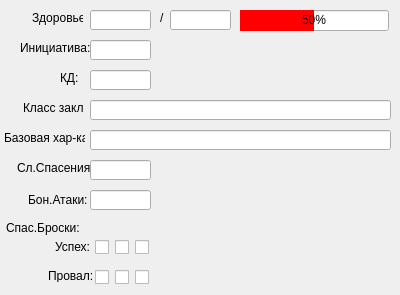
      <widget class="QWidget" name="tab_22">
       <attribute name="title">
        <string>Названия пока нету</string>
       </attribute>
       <widget class="QLabel" name="label_44">
        <property name="geometry">
         <rect>
          <x>32</x>
          <y>10</y>
          <width>51</width>
          <height>16</height>
         </rect>
        </property>
        <property name="text">
         <string>Здоровье:</string>
        </property>
       </widget>
       <widget class="QLineEdit" name="lineEdit_3">
        <property name="geometry">
         <rect>
          <x>90</x>
          <y>10</y>
          <width>61</width>
          <height>20</height>
         </rect>
        </property>
       </widget>
       <widget class="QLabel" name="label_45">
        <property name="geometry">
         <rect>
          <x>160</x>
          <y>10</y>
          <width>16</width>
          <height>16</height>
         </rect>
        </property>
        <property name="text">
         <string>/</string>
        </property>
       </widget>
       <widget class="QLineEdit" name="lineEdit_4">
        <property name="geometry">
         <rect>
          <x>170</x>
          <y>10</y>
          <width>61</width>
          <height>20</height>
         </rect>
        </property>
       </widget>
       <widget class="QProgressBar" name="progressBar">
        <property name="geometry">
         <rect>
          <x>240</x>
          <y>10</y>
          <width>149</width>
          <height>21</height>
         </rect>
        </property>
        <property name="styleSheet">
         <string notr="true">QProgressBar::chunk {
    background-color: red;
	text-align: center
}</string>
        </property>
        <property name="value">
         <number>50</number>
        </property>
        <property name="alignment">
         <set>Qt::AlignCenter</set>
        </property>
        <property name="textVisible">
         <bool>true</bool>
        </property>
        <property name="orientation">
         <enum>Qt::Horizontal</enum>
        </property>
        <property name="invertedAppearance">
         <bool>false</bool>
        </property>
        <property name="textDirection">
         <enum>QProgressBar::TopToBottom</enum>
        </property>
       </widget>
       <widget class="QLabel" name="label_46">
        <property name="geometry">
         <rect>
          <x>20</x>
          <y>40</y>
          <width>71</width>
          <height>16</height>
         </rect>
        </property>
        <property name="text">
         <string>Инициатива:</string>
        </property>
       </widget>
       <widget class="QLineEdit" name="lineEdit_33">
        <property name="geometry">
         <rect>
          <x>90</x>
          <y>40</y>
          <width>61</width>
          <height>20</height>
         </rect>
        </property>
       </widget>
       <widget class="QLabel" name="label_47">
        <property name="geometry">
         <rect>
          <x>23</x>
          <y>100</y>
          <width>61</width>
          <height>16</height>
         </rect>
        </property>
        <property name="text">
         <string>Класс закл.:</string>
        </property>
       </widget>
       <widget class="QLineEdit" name="lineEdit_54">
        <property name="geometry">
         <rect>
          <x>90</x>
          <y>100</y>
          <width>301</width>
          <height>20</height>
         </rect>
        </property>
       </widget>
       <widget class="QLabel" name="label_48">
        <property name="geometry">
         <rect>
          <x>4</x>
          <y>130</y>
          <width>81</width>
          <height>16</height>
         </rect>
        </property>
        <property name="text">
         <string>Базовая хар-ка:</string>
        </property>
       </widget>
       <widget class="QLineEdit" name="lineEdit_55">
        <property name="geometry">
         <rect>
          <x>90</x>
          <y>130</y>
          <width>301</width>
          <height>20</height>
         </rect>
        </property>
       </widget>
       <widget class="QLabel" name="label_49">
        <property name="geometry">
         <rect>
          <x>17</x>
          <y>160</y>
          <width>81</width>
          <height>16</height>
         </rect>
        </property>
        <property name="text">
         <string>Сл.Спасения:</string>
        </property>
       </widget>
       <widget class="QLineEdit" name="lineEdit_56">
        <property name="geometry">
         <rect>
          <x>90</x>
          <y>160</y>
          <width>61</width>
          <height>20</height>
         </rect>
        </property>
       </widget>
       <widget class="QLabel" name="label_60">
        <property name="geometry">
         <rect>
          <x>28</x>
          <y>190</y>
          <width>61</width>
          <height>20</height>
         </rect>
        </property>
        <property name="text">
         <string>Бон.Атаки:</string>
        </property>
       </widget>
       <widget class="QLineEdit" name="lineEdit_57">
        <property name="geometry">
         <rect>
          <x>90</x>
          <y>190</y>
          <width>61</width>
          <height>20</height>
         </rect>
        </property>
       </widget>
       <widget class="QLabel" name="label_61">
        <property name="geometry">
         <rect>
          <x>6</x>
          <y>220</y>
          <width>81</width>
          <height>16</height>
         </rect>
        </property>
        <property name="text">
         <string>Спас.Броски:</string>
        </property>
       </widget>
       <widget class="QLabel" name="label_62">
        <property name="geometry">
         <rect>
          <x>55</x>
          <y>239</y>
          <width>41</width>
          <height>16</height>
         </rect>
        </property>
        <property name="text">
         <string>Успех:</string>
        </property>
       </widget>
       <widget class="QLabel" name="label_63">
        <property name="geometry">
         <rect>
          <x>48</x>
          <y>269</y>
          <width>47</width>
          <height>13</height>
         </rect>
        </property>
        <property name="text">
         <string>Провал:</string>
        </property>
       </widget>
       <widget class="QCheckBox" name="checkBox_43">
        <property name="geometry">
         <rect>
          <x>95</x>
          <y>239</y>
          <width>16</width>
          <height>17</height>
         </rect>
        </property>
        <property name="text">
         <string/>
        </property>
       </widget>
       <widget class="QCheckBox" name="checkBox_44">
        <property name="geometry">
         <rect>
          <x>115</x>
          <y>239</y>
          <width>16</width>
          <height>17</height>
         </rect>
        </property>
        <property name="text">
         <string/>
        </property>
       </widget>
       <widget class="QCheckBox" name="checkBox_45">
        <property name="geometry">
         <rect>
          <x>135</x>
          <y>239</y>
          <width>16</width>
          <height>17</height>
         </rect>
        </property>
        <property name="text">
         <string/>
        </property>
       </widget>
       <widget class="QCheckBox" name="checkBox_46">
        <property name="geometry">
         <rect>
          <x>95</x>
          <y>269</y>
          <width>16</width>
          <height>17</height>
         </rect>
        </property>
        <property name="text">
         <string/>
        </property>
       </widget>
       <widget class="QCheckBox" name="checkBox_47">
        <property name="geometry">
         <rect>
          <x>115</x>
          <y>269</y>
          <width>16</width>
          <height>17</height>
         </rect>
        </property>
        <property name="text">
         <string/>
        </property>
       </widget>
       <widget class="QCheckBox" name="checkBox_48">
        <property name="geometry">
         <rect>
          <x>135</x>
          <y>269</y>
          <width>16</width>
          <height>17</height>
         </rect>
        </property>
        <property name="text">
         <string/>
        </property>
       </widget>
       <widget class="QLabel" name="label_67">
        <property name="geometry">
         <rect>
          <x>60</x>
          <y>70</y>
          <width>21</width>
          <height>16</height>
         </rect>
        </property>
        <property name="text">
         <string>КД:</string>
        </property>
       </widget>
       <widget class="QLineEdit" name="lineEdit_58">
        <property name="geometry">
         <rect>
          <x>90</x>
          <y>70</y>
          <width>61</width>
          <height>20</height>
         </rect>
        </property>
       </widget>
      </widget>
